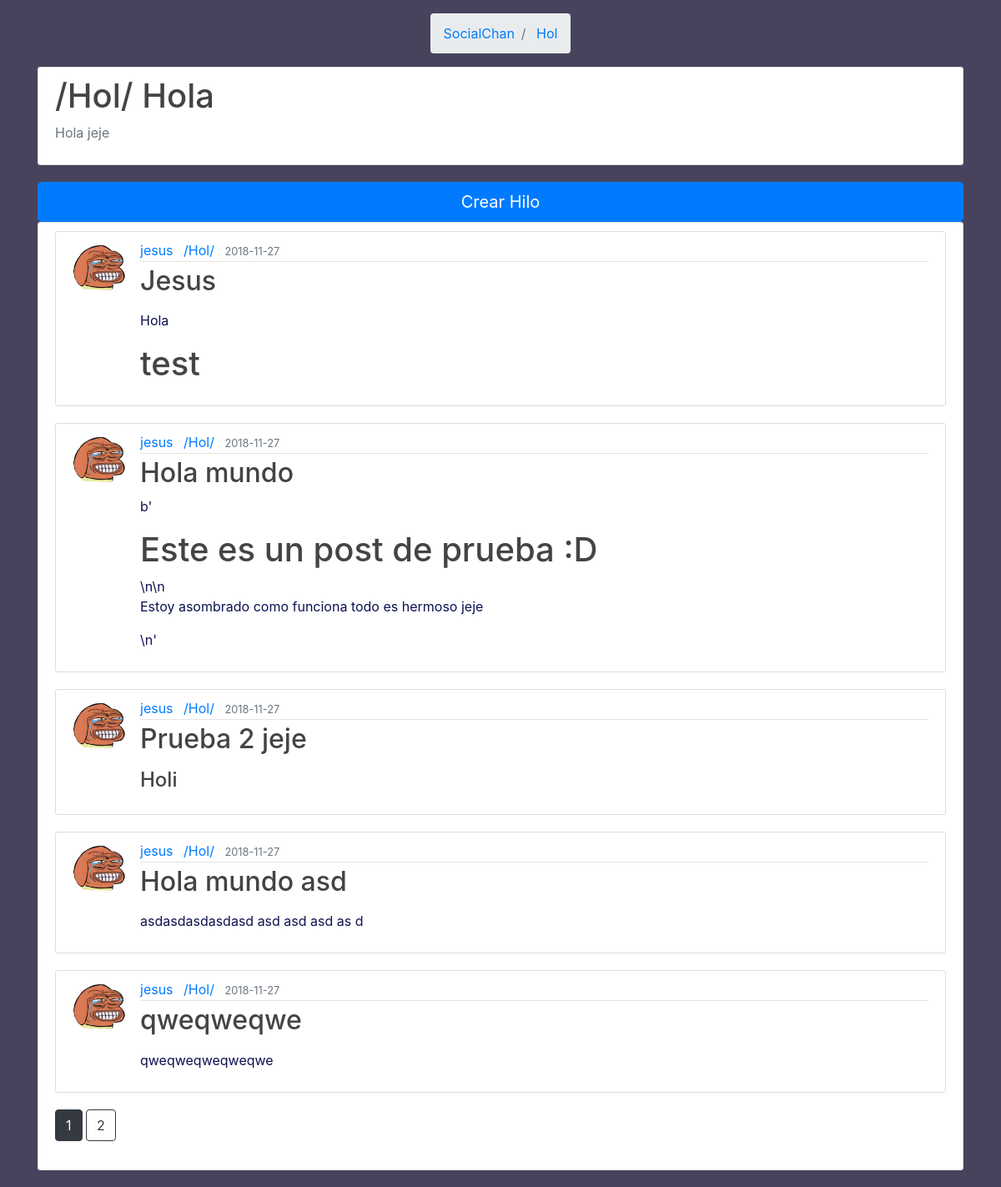
The app's page /Hol with its own data.
### socialchan/models.py (models this page shows, shortened)
class Board(db.Model):
    id = db.Column(db.Integer, primary_key=True)
    title = db.Column(db.String(20), nullable=False)
    short_title = db.Column(db.String(3), nullable=False)
    registered_user = db.Column(db.Boolean)
    Description = db.Column(db.Text, nullable=False)
    threads = db.relationship('Thread', backref='tablero', lazy=True)

class Thread(db.Model):
    id = db.Column(db.Integer, primary_key=True)
    title = db.Column(db.String(50), unique=True, nullable=False)
    content = db.Column(db.Text, nullable=False)
    raw_content = db.Column(db.Text, nullable=False)
    date_posted = db.Column(db.DateTime, nullable=False, default=dt.utcnow)
    code = db.Column(db.String(4), unique=False, nullable=True)
    registered = db.Column(db.Boolean)
    board_id = db.Column(db.Integer, db.ForeignKey('board.id'))
    user_id = db.Column(db.Integer, db.ForeignKey('usuario.id'))

class Usuario(db.Model, UserMixin):
    id = db.Column(db.Integer, primary_key=True)
    username = db.Column(db.String(20), unique=True, nullable=False)
    email = db.Column(db.String(120), unique=True, nullable=False)
    password = db.Column(db.String(60), nullable=False)
    avatar_file = db.Column(db.String(50), nullable=False, default='avatar.png')
    thread = db.relationship('Thread', backref='usuario', lazy=True)

### socialchan/routes.py (the view)
@app.route('/<name>')
def layaout(name):
    board = Board.query.filter_by(short_title=name).first()
    if not board:
        flash('No tienes permisos o no existe este elemento', 'danger')
        return redirect(url_for('home'))
    boards = Board.query.all()
    page = request.args.get('page', 1, type=int)
    threads = Thread.query.paginate(page=page, per_page=5)
    return render_template('layaout.html', title='Tableros', board=board, boards=boards, threads=threads, page=page)

### socialchan/templates/layaout.html
{% extends "base.html" %}
{% block content %}
<link rel="stylesheet" type="text/css" href="{{ url_for('static', filename='css/home.css') }}">
<main role="main" class="container">
    <div class="row justify-content-center">
        <nav aria-label="breadcrumb">
            <ol class="breadcrumb">
                <li class="breadcrumb-item"><a href="/">SocialChan</a></li>
                {% for b in boards %}
                <li class="breadcrumb-item" aria-current="page">
                    <a href="/{{b.short_title}}">{{b.short_title}}</a>
                </li>
                {% endfor %}
            </ol>
        </nav>
    </div>
    <div class="row justify-content-center">
        <div class="col-md-12">
            <div class="content-section">
                <div class="media">
                    <div class="media-body">
                        <h2 class="account-heading">/{{board.short_title}}/ {{board.title}}</h2>
                        <p class="text-secondary">{{ board.Description }}</p>
                    </div>
                </div>
            </div>
            <a href="/{{board.short_title}}/new" class="btn btn-primary btn-lg btn-block" role="button" aria-disabled="true">Crear Hilo</a>
        </div>
        <div class="col-md-12">
            <div class="content-section">
                {% for thread in threads.items %}
                <article class="media content-section">
                    <img class="rounded-circle article-img"
                         src="{{ url_for('static', filename='img/avatars/') }}{{ thread.usuario.avatar_file }}">
                    <div class="media-body">
                    <div class="article-metadata">
                        <a class="mr-2" href="#">{{ thread.usuario.username }}</a>
                        <a class="mr-2" href="/{{ thread.tablero.short_title }}"> /{{ thread.tablero.short_title }}/</a>
                        <small class="text-muted">{{ thread.date_posted.strftime('%Y-%m-%d') }}</small>
                     </div>
                    <h2><a class="article-title" href="#">{{ thread.title }}</a></h2>
                    <p class="article-content">{{ thread.content|safe }}</p>
                 </div>
                </article>
                {% endfor %}
                {% for page_num in threads.iter_pages(left_edge=1, right_edge=1, left_current=1, right_current=2) %}
                    {% if page_num %}
                        {% if threads.page == page_num %}
                            <a class="btn btn-dark mb-4" href="{{ url_for('layaout', name=board.short_title, page=page_num) }}">{{ page_num }}</a>
                        {% else %}
                            <a class="btn btn-outline-dark mb-4" href="{{ url_for('layaout', name=board.short_title, page=page_num) }}">{{ page_num }}</a>
                        {% endif %}
                    {% else %}
                        ...
                    {% endif %}
                {% endfor %}
            </div>
        </div>
    </div>
</main>
{% endblock content %}

### socialchan/static/css/home.css (style rules this page uses)
body { background: #48435c; color: #0d1250; margin-top: 1rem; }
h1, h2, h3, h4, h5, h6 { color: #444444; }
.content-section { background: #ffffff; padding: 10px 20px; border: 1px solid #dddddd; border-radius: 3px; margin-bottom: 20px; }
.article-title { color: #444444; }
.article-content { white-space: pre-line; }
.article-img { height: 65px; width: 65px; margin-right: 16px; }
.article-metadata { padding-bottom: 1px; margin-bottom: 4px; border-bottom: 1px solid #e3e3e3 }
.account-heading { font-size: 2.5rem; }

### records on screen
Board: short_title "Hol", title "Hola", Description "Hola jeje"
Thread: usuario.avatar_file (placeholder picture), usuario.username "jesus", tablero.short_title "Hol", date_posted "2018-11-27", title "Jesus", content "Hola test"
Thread: usuario.avatar_file (placeholder picture), usuario.username "jesus", tablero.short_title "Hol", date_posted "2018-11-27", title "Hola mundo", content "b' Este es un post de prueba :D \\n\\n Estoy asombrado como funciona todo es hermoso jeje \\n'"
Thread: usuario.avatar_file (placeholder picture), usuario.username "jesus", tablero.short_title "Hol", date_posted "2018-11-27", title "Prueba 2 jeje", content "Holi"
Thread: usuario.avatar_file (placeholder picture), usuario.username "jesus", tablero.short_title "Hol", date_posted "2018-11-27", title "Hola mundo asd", content "asdasdasdasdasd asd asd asd as d"
Thread: usuario.avatar_file (placeholder picture), usuario.username "jesus", tablero.short_title "Hol", date_posted "2018-11-27", title "qweqweqwe", content "qweqweqweqweqwe"

### other values on screen
{{ page_num }} "1"
{{ page_num }} "2"
